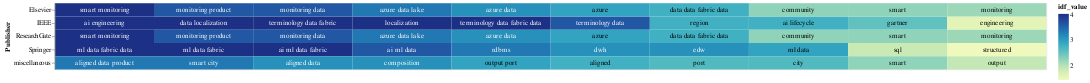

The cell this chart's notebook holds for it:
### Code cell
# Select the top terms for each PDF
top_terms_df = result_df_publisher.groupby('Publisher').head(10)

# Add a small random value to 'idf_value' for better visualization
top_terms_df['idf_value'] = top_terms_df['idf_value'] + np.random.rand(top_terms_df.shape[0]) * 0.0001

# Create a base chart
base = alt.Chart(top_terms_df).encode(
    x=alt.X('rank:O', axis=None),  # Use rank for x-axis
    y='Publisher:N',
    color=alt.Color('idf_value:Q', scale=alt.Scale(scheme='viridis')),
    text='topic_word:N'  # Corrected column name to 'topic_word'
).transform_window(
    rank="rank()",
    sort=[alt.SortField("idf_value", order="descending")],
    groupby=["Publisher"]
)

# Create a heatmap
heatmap = base.mark_rect().encode(
    color='idf_value:Q',
)

# Create text labels with conditional color
text = base.mark_text(baseline='middle').encode(
    text='topic_word:N',
    color=alt.condition(alt.datum.idf_value >= 3.0, alt.value('white'), alt.value('black'))
)

# Display the heatmap and text labels
chart_lda_publisher = (heatmap + text).properties(width=1500)
chart_lda_publisher

### Figure 1 — Vega-Lite specification as saved in the notebook (floating-point values rounded to 4 significant figures)
{"config": {"view": {"continuousWidth": 300, "continuousHeight": 300}}, "layer": [{"mark": {"type": "rect"}, "encoding": {"color": {"field": "idf_value", "type": "quantitative"}, "text": {"field": "topic_word", "type": "nominal"}, "x": {"axis": null, "field": "rank", "type": "ordinal"}, "y": {"field": "Publisher", "type": "nominal"}}, "transform": [{"window": [{"op": "rank", "field": "", "as": "rank"}], "groupby": ["Publisher"], "sort": [{"field": "idf_value", "order": "descending"}]}]}, {"mark": {"type": "text", "baseline": "middle"}, "encoding": {"color": {"condition": {"test": "(datum.idf_value >= 3.0)", "value": "white"}, "value": "black"}, "text": {"field": "topic_word", "type": "nominal"}, "x": {"axis": null, "field": "rank", "type": "ordinal"}, "y": {"field": "Publisher", "type": "nominal"}}, "transform": [{"window": [{"op": "rank", "field": "", "as": "rank"}], "groupby": ["Publisher"], "sort": [{"field": "idf_value", "order": "descending"}]}]}], "data": {"name": "data-89963824fe1ab4b468c58e320e12bb96"}, "width": 1500, "$schema": "https://vega.github.io/schema/vega-lite/v5.16.3.json", "datasets": {"data-89963824fe1ab4b468c58e320e12bb96": [{"Publisher": "IEEE", "topic_word": "localization", "idf_value": 4.045}, {"Publisher": "IEEE", "topic_word": "data localization", "idf_value": 4.045}, {"Publisher": "IEEE", "topic_word": "ai engineering", "idf_value": 4.045}, {"Publisher": "IEEE", "topic_word": "ai lifecycle", "idf_value": 2.792}, {"Publisher": "IEEE", "topic_word": "terminology data fabric", "idf_value": 4.045}, {"Publisher": "IEEE", "topic_word": "terminology data fabric data", "idf_value": 4.045}, {"Publisher": "IEEE", "topic_word": "region", "idf_value": 2.792}, {"Publisher": "IEEE", "topic_word": "gartner", "idf_value": 2.54}, {"Publisher": "IEEE", "topic_word": "terminology data", "idf_value": 3.639}, {"Publisher": "IEEE", "topic_word": "engineering", "idf_value": 1.602}, {"Publisher": "Springer", "topic_word": "dwh", "idf_value": 3.128}, {"Publisher": "Springer", "topic_word": "edw", "idf_value": 3.128}, {"Publisher": "Springer", "topic_word": "ml data fabric", "idf_value": 4.045}, {"Publisher": "Springer", "topic_word": "ai ml data fabric", "idf_value": 4.045}, {"Publisher": "Springer", "topic_word": "ai ml data", "idf_value": 3.639}, {"Publisher": "Springer", "topic_word": "ml data fabric data", "idf_value": 4.045}, {"Publisher": "Springer", "topic_word": "ml data", "idf_value": 2.946}, {"Publisher": "Springer", "topic_word": "structured", "idf_value": 1.442}, {"Publisher": "Springer", "topic_word": "sql", "idf_value": 1.847}, {"Publisher": "Springer", "topic_word": "rdbms", "idf_value": 3.351}, {"Publisher": "ResearchGate", "topic_word": "smart monitoring", "idf_value": 4.045}, {"Publisher": "ResearchGate", "topic_word": "smart", "idf_value": 2.253}, {"Publisher": "ResearchGate", "topic_word": "monitoring", "idf_value": 2.173}, {"Publisher": "ResearchGate", "topic_word": "azure", "idf_value": 2.946}, {"Publisher": "ResearchGate", "topic_word": "community", "idf_value": 2.253}, {"Publisher": "ResearchGate", "topic_word": "azure data", "idf_value": 3.128}, {"Publisher": "ResearchGate", "topic_word": "azure data lake", "idf_value": 3.351}, {"Publisher": "ResearchGate", "topic_word": "data data fabric data", "idf_value": 2.792}, {"Publisher": "ResearchGate", "topic_word": "monitoring data", "idf_value": 3.639}, {"Publisher": "ResearchGate", "topic_word": "monitoring product", "idf_value": 3.639}, {"Publisher": "Elsevier", "topic_word": "smart monitoring", "idf_value": 4.045}, {"Publisher": "Elsevier", "topic_word": "smart", "idf_value": 2.253}, {"Publisher": "Elsevier", "topic_word": "monitoring", "idf_value": 2.173}, {"Publisher": "Elsevier", "topic_word": "azure", "idf_value": 2.946}, {"Publisher": "Elsevier", "topic_word": "community", "idf_value": 2.253}, {"Publisher": "Elsevier", "topic_word": "azure data", "idf_value": 3.128}, {"Publisher": "Elsevier", "topic_word": "azure data lake", "idf_value": 3.351}, {"Publisher": "Elsevier", "topic_word": "data data fabric data", "idf_value": 2.792}, {"Publisher": "Elsevier", "topic_word": "monitoring data", "idf_value": 3.639}, {"Publisher": "Elsevier", "topic_word": "monitoring product", "idf_value": 3.639}, {"Publisher": "miscellaneous", "topic_word": "port", "idf_value": 2.658}, {"Publisher": "miscellaneous", "topic_word": "city", "idf_value": 2.658}, {"Publisher": "miscellaneous", "topic_word": "smart city", "idf_value": 3.351}, {"Publisher": "miscellaneous", "topic_word": "output port", "idf_value": 2.946}, {"Publisher": "miscellaneous", "topic_word": "smart", "idf_value": 2.253}, {"Publisher": "miscellaneous", "topic_word": "output", "idf_value": 1.905}, {"Publisher": "miscellaneous", "topic_word": "aligned", "idf_value": 2.792}, {"Publisher": "miscellaneous", "topic_word": "aligned data product", "idf_value": 3.351}, {"Publisher": "miscellaneous", "topic_word": "aligned data", "idf_value": 3.128}, {"Publisher": "miscellaneous", "topic_word": "composition", "idf_value": 3.128}]}}
